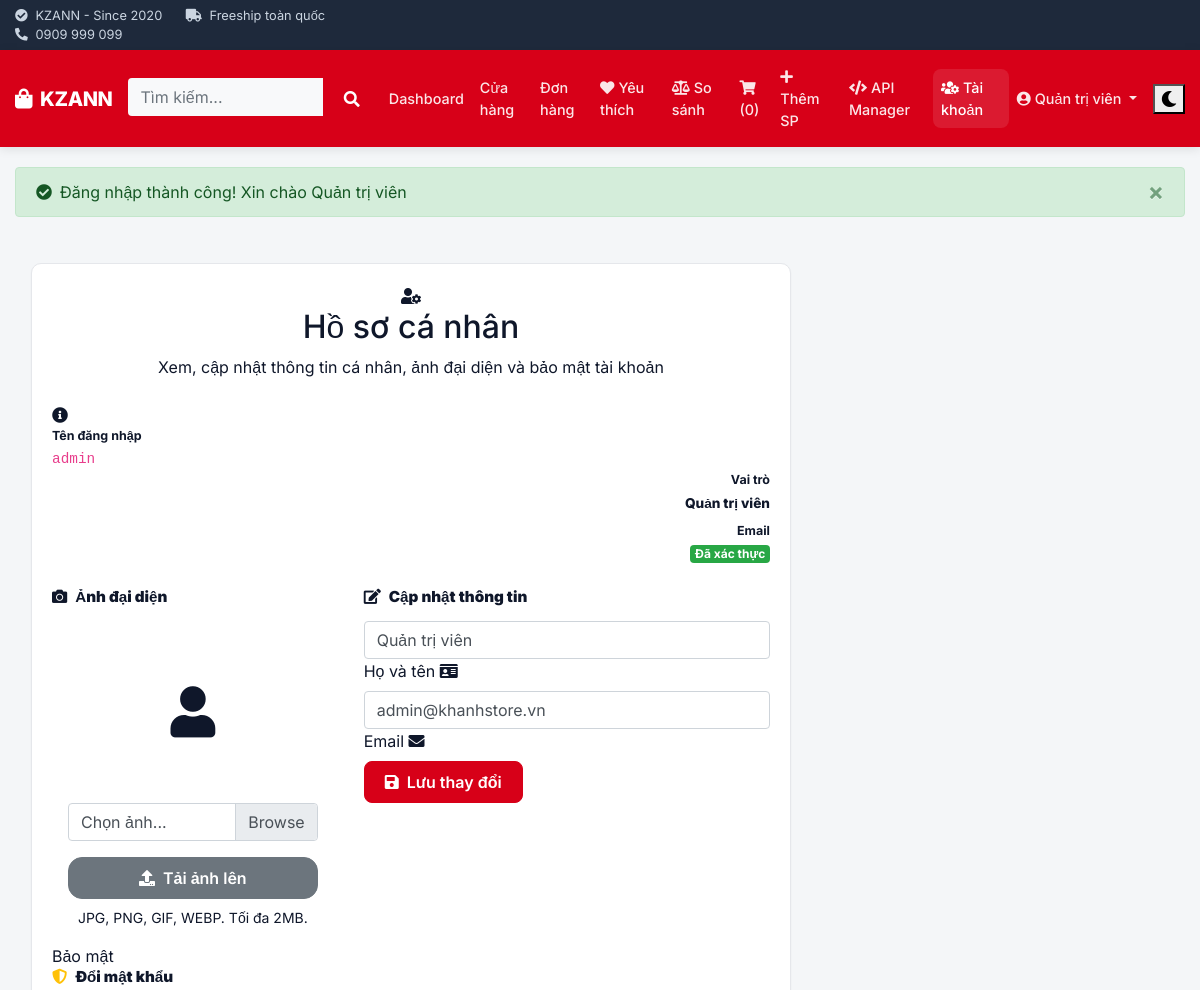
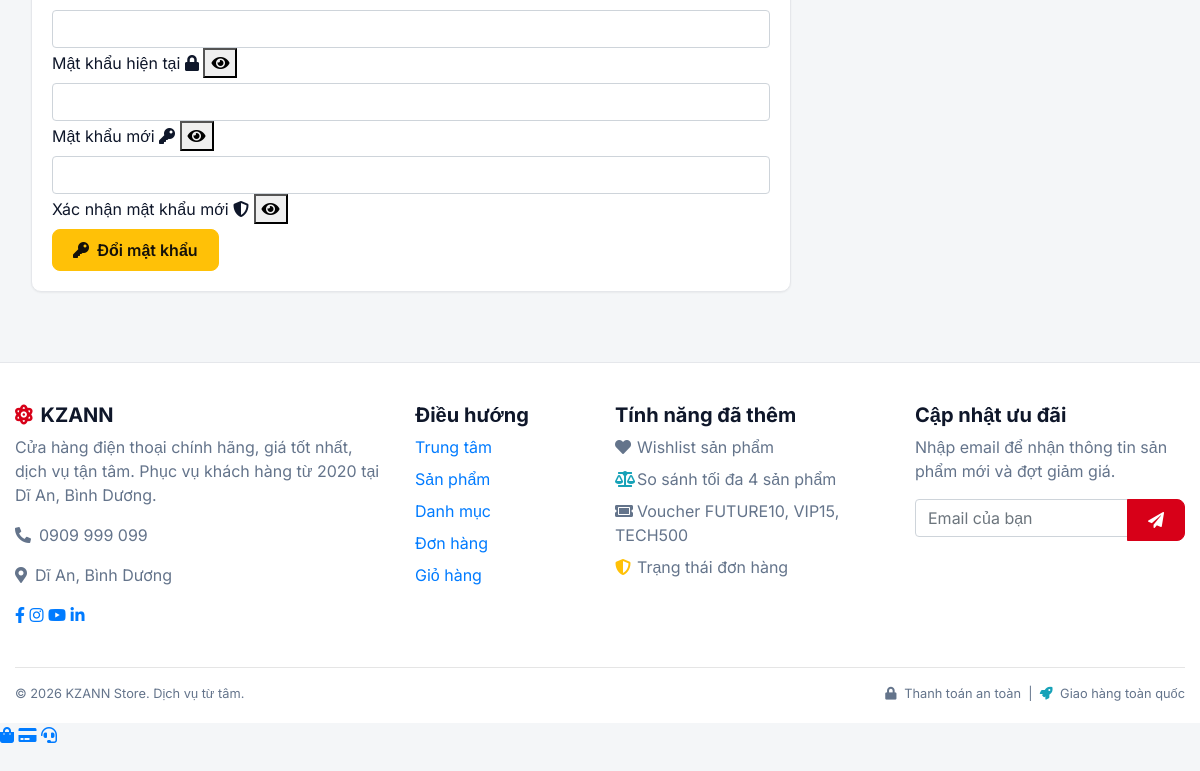
/index.php?url=account/profile (signed in), run on the app's committed database (2 pictures, top to bottom).
### tables this page shows
CREATE TABLE IF NOT EXISTS account (
    id INT AUTO_INCREMENT PRIMARY KEY,
    username VARCHAR(255) NOT NULL UNIQUE,
    email VARCHAR(255) NULL,
    password VARCHAR(255) NOT NULL,
    fullname VARCHAR(255) NOT NULL,
    avatar VARCHAR(255) NULL,
    role ENUM('admin', 'user') DEFAULT 'user',
    is_active TINYINT(1) NOT NULL DEFAULT 1,
    email_verified_at DATETIME NULL,
    email_verification_token VARCHAR(64) NULL,
    password_reset_token VARCHAR(64) NULL,
    password_reset_expires DATETIME NULL,
    remember_token_hash VARCHAR(255) NULL,
    last_login_at DATETIME NULL,
    failed_login_attempts INT NOT NULL DEFAULT 0,
    locked_until DATETIME NULL,
    created_at DATETIME DEFAULT CURRENT_TIMESTAMP,
    updated_at DATETIME NULL,
    INDEX idx_account_email (email),
    INDEX idx_account_reset_token (password_reset_token),
    INDEX idx_account_verify_token (email_verification_token)
);

### app/controllers/AccountController.php (called while the page is built, shortened)
<?php
require_once BASE_PATH . '/app/models/AccountModel.php';
class AccountController {
    private $accountModel;
    public function __construct() {
        $this->accountModel = new AccountModel();
    }
    public function profile() {
        $account = $this->accountModel->getAccountById((int)($_SESSION['user_id'] ?? 0));
        include BASE_PATH . '/app/views/account/profile.php';
    }
}

### app/models/AccountModel.php (called while the page is built, shortened)
<?php
class AccountModel {
    private $conn;
    public function __construct() {
        $this->conn = Database::getInstance()->getConnection();
        $this->ensureTable();
    }
    private function ensureTable() {
        try {
            $this->conn->query("SELECT 1 FROM account LIMIT 1");
        } catch (\PDOException $e) {
            $this->conn->exec("CREATE TABLE IF NOT EXISTS account (
                id INT AUTO_INCREMENT PRIMARY KEY,
                username VARCHAR(255) NOT NULL UNIQUE,
                email VARCHAR(255) NULL,
                password VARCHAR(255) NOT NULL,
                fullname VARCHAR(255) NOT NULL,
                avatar VARCHAR(255) NULL,
                role ENUM('admin', 'user') DEFAULT 'user',
                is_active TINYINT(1) NOT NULL DEFAULT 1,
                email_verified_at DATETIME NULL,
                email_verification_token VARCHAR(64) NULL,
                password_reset_token VARCHAR(64) NULL,
                password_reset_expires DATETIME NULL,
                remember_token_hash VARCHAR(255) NULL,
                last_login_at DATETIME NULL,
                created_at DATETIME DEFAULT CURRENT_TIMESTAMP,
                updated_at DATETIME NULL,
                INDEX idx_account_email (email),
                INDEX idx_account_reset_token (password_reset_token),
                INDEX idx_account_verify_token (email_verification_token)
            ) ENGINE=InnoDB DEFAULT CHARSET=utf8mb4 COLLATE=utf8mb4_unicode_ci");
        }
    }
    private function columnExists($column) {
        try {
            $driver = $this->conn->getAttribute(PDO::ATTR_DRIVER_NAME);
            $stmt = $this->conn->prepare("SHOW COLUMNS FROM account LIKE :column");
            $stmt->execute([':column' => $column]);
            return (bool)$stmt->fetch(PDO::FETCH_ASSOC);
        } catch (Exception $e) { return true; }
    }
    private function ensureDefaultAccounts() {
        $this->conn->exec("UPDATE account SET email = 'admin@novatech.local', email_verified_at = COALESCE(email_verified_at, CURRENT_TIMESTAMP) WHERE username = 'admin' AND (email IS NULL OR email = '')");
        $this->conn->exec("UPDATE account SET email = 'user1@novatech.local', email_verified_at = COALESCE(email_verified_at, CURRENT_TIMESTAMP) WHERE username = 'user1' AND (email IS NULL OR email = '')");
    }
    public function getAccountById($id) {
        $stmt = $this->conn->prepare("SELECT * FROM account WHERE id = :id LIMIT 1");
        $stmt->execute([':id' => (int)$id]);
        return $stmt->fetch(PDO::FETCH_ASSOC);
    }
}

### app/config/database.php (called while the page is built)
<?php
class Database {
    private static $instance = null;
    private $conn;
    private $host = 'localhost';
    private $dbname = 'my_store';
    private $username = 'root';
    private $password = '';
    private function __construct() {
        try {
            $dsn = "mysql:host={$this->host};dbname={$this->dbname};charset=utf8mb4";
            $this->conn = new PDO($dsn, $this->username, $this->password);
            $this->conn->setAttribute(PDO::ATTR_ERRMODE, PDO::ERRMODE_EXCEPTION);
            $this->conn->setAttribute(PDO::ATTR_DEFAULT_FETCH_MODE, PDO::FETCH_ASSOC);
        } catch (PDOException $e) {
            die("Lỗi kết nối Database: " . $e->getMessage());
        }
    }
    public static function getInstance() {
        if (self::$instance === null) {
            self::$instance = new self();
        }
        return self::$instance;
    }
    public function getConnection() {
        return $this->conn;
    }
}

### app/views/account/profile.php (the view, shortened to what this page needs)
<?php include BASE_PATH . '/app/views/shares/header.php'; ?>
<?php
$avatarSrc = !empty($account['avatar']) && file_exists(BASE_PATH . '/' . $account['avatar']) ? $account['avatar'] : '';
$emailVerified = !empty($account['email_verified_at']);
?>
<div class="auth-wrapper" style="min-height:auto;padding:30px 16px">
    <div class="auth-card animate-in" style="max-width:760px">
        <div class="card">
            <div class="card-body">
                <div class="text-center mb-4">
                    <div class="auth-logo-ring" style="overflow:hidden;padding:0;background:rgba(255,255,255,.08)">
                        <?php if ($avatarSrc): ?>
                            <img src="<?= e($avatarSrc) ?>" alt="Avatar" style="width:100%;height:100%;object-fit:cover;border-radius:20px">
                        <?php else: ?>
                            <i class="fas fa-user-cog"></i>
                        <?php endif; ?>
                    </div>
                    <h2 class="auth-title">Hồ sơ cá nhân</h2>
                    <p class="auth-subtitle">Xem, cập nhật thông tin cá nhân, ảnh đại diện và bảo mật tài khoản</p>
                </div>
                <div class="auth-demo-box mb-4" style="align-items:flex-start">
                    <i class="fas fa-info-circle"></i>
                    <div>
                        <div style="font-size:.78rem;color:var(--muted);font-weight:700">Tên đăng nhập</div>
                        <code style="font-size:.9rem"><?= e($account['username'] ?? '') ?></code>
                    </div>
                    <div class="ml-auto text-right">
                        <div style="font-size:.78rem;color:var(--muted);font-weight:700">Vai trò</div>
                        <span style="color:var(--accent);font-weight:800;font-size:.85rem"><?= e($account['role'] ?? 'user') === 'admin' ? 'Quản trị viên' : 'Thành viên' ?></span>
                        <div style="font-size:.78rem;color:var(--muted);font-weight:700;margin-top:8px">Email</div>
                        <?php if (!empty($account['email'])): ?>
                            <span class="badge <?= $emailVerified ? 'badge-success' : 'badge-warning' ?>"><?= $emailVerified ? 'Đã xác thực' : 'Chưa xác thực' ?></span>
                        <?php else: ?>
                            <span class="badge badge-secondary">Chưa có email</span>
                        <?php endif; ?>
                    </div>
                </div>
                <div class="row">
                    <div class="col-md-5 mb-4 mb-md-0">
                        <h5 style="font-weight:900;margin-bottom:14px;font-size:.95rem">
                            <i class="fas fa-camera mr-2" style="color:var(--accent)"></i>Ảnh đại diện
                        </h5>
                        <div class="text-center p-3" style="border:1px solid var(--line);border-radius:22px;background:rgba(255,255,255,.05)">
                            <div style="width:150px;height:150px;border-radius:32px;margin:0 auto 16px;overflow:hidden;background:rgba(255,255,255,.08);display:flex;align-items:center;justify-content:center;border:1px solid var(--line)">
                                <?php if ($avatarSrc): ?>
                                    <img src="<?= e($avatarSrc) ?>" alt="Avatar" style="width:100%;height:100%;object-fit:cover">
                                <?php else: ?>
                                    <i class="fas fa-user" style="font-size:3.2rem;color:var(--muted)"></i>
                                <?php endif; ?>
                            </div>
                            <form method="POST" action="index.php?url=account/profile" enctype="multipart/form-data">
                                <div class="custom-file mb-3 text-left">
                                    <label class="custom-file-label" for="avatarFile">Chọn ảnh...</label>
                                </div>
                                <button type="submit" class="btn btn-secondary btn-block" style="border-radius:14px">
                                    <i class="fas fa-upload mr-2"></i>Tải ảnh lên
                                </button>
                                <small class="d-block mt-2" style="color:var(--muted)">JPG, PNG, GIF, WEBP. Tối đa 2MB.</small>
                            </form>
                        </div>
                    </div>
                    <div class="col-md-7">
                        <h5 style="font-weight:900;margin-bottom:14px;font-size:.95rem">
                            <i class="fas fa-edit mr-2" style="color:var(--accent)"></i>Cập nhật thông tin
                        </h5>
                        <form method="POST" action="index.php?url=account/profile">
                            <div class="float-group">
                                <input type="text" name="fullname" class="form-control" placeholder=" "
                                       value="<?= e($account['fullname'] ?? '') ?>" required>
                                <label>Họ và tên</label>
                                <i class="fas fa-id-card input-icon"></i>
                            </div>
                            <div class="float-group">
                                <input type="email" name="email" class="form-control" placeholder=" "
                                       value="<?= e($account['email'] ?? '') ?>" required>
                                <label>Email</label>
                                <i class="fas fa-envelope input-icon"></i>
                            </div>
                            <button type="submit" class="btn btn-primary auth-btn mb-3">
                                <i class="fas fa-save mr-2"></i>Lưu thay đổi
                            </button>
                        </form>
                    </div>
                </div>
                <div class="auth-divider"><span>Bảo mật</span></div>
                <h5 style="font-weight:900;margin-bottom:14px;font-size:.95rem">
                    <i class="fas fa-shield-alt mr-2" style="color:var(--warning)"></i>Đổi mật khẩu
                </h5>
                <form method="POST" action="index.php?url=account/profile" id="changePasswordForm">
                    <div class="float-group">
                        <input type="password" name="current_password" id="currentPw" class="form-control" placeholder=" " required>
                        <label>Mật khẩu hiện tại</label>
                        <i class="fas fa-lock input-icon"></i>
                        <button type="button" class="password-toggle" onclick="togglePw('currentPw', this)" tabindex="-1"><i class="fas fa-eye"></i></button>
                    </div>
                    <div class="float-group">
                        <input type="password" name="new_password" id="newPw" class="form-control" placeholder=" " required minlength="6">
                        <label>Mật khẩu mới</label>
                        <i class="fas fa-key input-icon"></i>
                        <button type="button" class="password-toggle" onclick="togglePw('newPw', this)" tabindex="-1"><i class="fas fa-eye"></i></button>
                    </div>
                    <div class="float-group">
                        <input type="password" name="confirm_password" id="confirmPw" class="form-control" placeholder=" " required>
                        <label>Xác nhận mật khẩu mới</label>
                        <i class="fas fa-shield-alt input-icon"></i>
                        <button type="button" class="password-toggle" onclick="togglePw('confirmPw', this)" tabindex="-1"><i class="fas fa-eye"></i></button>
                    </div>
                    <button type="submit" class="btn btn-warning auth-btn" style="color:#14110a">
                        <i class="fas fa-key mr-2"></i>Đổi mật khẩu
                    </button>
                </form>
            </div>
        </div>
    </div>
</div>
<?php include BASE_PATH . '/app/views/shares/footer.php'; ?>

### app/views/shares/header.php (style rules this page uses)
:root { --primary: #d70018; --primary-dark: #af0013; --bg: #f4f6f8; --surface: #ffffff; --text-main: #0f172a; --text-muted: #64748b; --border: #e5e7eb; --radius: 10px; --shadow: 0 1px 2px 0 rgba(0, 0, 0, 0.05); --transition: all 0.2s ease; }
* { box-sizing: border-box; }
body { font-family: 'Inter', sans-serif; background-color: var(--bg); color: var(--text-main); min-height: 100vh; display: flex; flex-direction: column; line-height: 1.5; }
.card { background: var(--surface); border: 1px solid var(--border); border-radius: var(--radius); box-shadow: var(--shadow); overflow: hidden; }
.btn { border-radius: 8px; font-weight: 600; padding: 0.5rem 1.25rem; transition: var(--transition); }
.btn-primary { background: var(--primary); border: 1px solid var(--primary); color: #fff; }

### data on the page
account: username "admin", fullname "Quản trị viên", email "admin@khanhstore.vn"

### other printed values
$cartCount "0"
$_SESSION['fullname'] "Quản trị viên"
$_SESSION['success'] "Đăng nhập thành công! Xin chào Quản trị viên"
